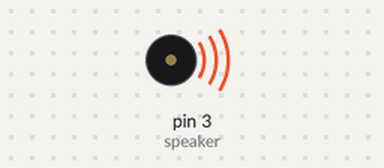
Recording of a sketch running on a simulated Arduino Uno, built with avr-gcc and run on an emulated ATmega328P. Parts: buzzer (waves = sounding).

Above: at 0.1 s.
At 24.1 s:
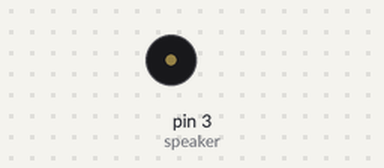
Timing chart, 0 to 25.6 s (numbered marks = the images above):
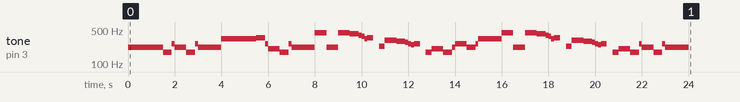

The sketch:

marcha_imperial.ino
```cpp
#define SILENCE  0

//NOTAS
#define NOTE_B0  31
#define NOTE_C1  33
#define NOTE_CS1 35
#define NOTE_D1  37
#define NOTE_DS1 39
#define NOTE_E1  41
#define NOTE_F1  44
#define NOTE_FS1 46
#define NOTE_G1  49
#define NOTE_GS1 52
#define NOTE_A1  55
#define NOTE_AS1 58
#define NOTE_B1  62
#define NOTE_C2  65
#define NOTE_CS2 69
#define NOTE_D2  73
#define NOTE_DS2 78
#define NOTE_E2  82
#define NOTE_F2  87
#define NOTE_FS2 93
#define NOTE_G2  98
#define NOTE_GS2 104
#define NOTE_A2  110
#define NOTE_AS2 117
#define NOTE_B2  123
#define NOTE_C3  131
#define NOTE_CS3 139
#define NOTE_D3  147
#define NOTE_DS3 156
#define NOTE_E3  165
#define NOTE_F3  175
#define NOTE_FS3 185
#define NOTE_G3  196
#define NOTE_GS3 208
#define NOTE_A3  220
#define NOTE_AS3 233
#define NOTE_B3  247
#define NOTE_C4  262
#define NOTE_CS4 277
#define NOTE_D4  294
#define NOTE_DS4 311
#define NOTE_E4  330
#define NOTE_F4  349
#define NOTE_FS4 370
#define NOTE_G4  392
#define NOTE_GS4 415
#define NOTE_A4  440
#define NOTE_AS4 466
#define NOTE_B4  494
#define NOTE_C5  523
#define NOTE_CS5 554
#define NOTE_D5  587
#define NOTE_DS5 622
#define NOTE_E5  659
#define NOTE_F5  698
#define NOTE_FS5 740
#define NOTE_G5  784
#define NOTE_GS5 831
#define NOTE_A5  880
#define NOTE_AS5 932
#define NOTE_B5  988
#define NOTE_C6  1047
#define NOTE_CS6 1109
#define NOTE_D6  1175
#define NOTE_DS6 1245
#define NOTE_E6  1319
#define NOTE_F6  1397
#define NOTE_FS6 1480
#define NOTE_G6  1568
#define NOTE_GS6 1661
#define NOTE_A6  1760
#define NOTE_AS6 1865
#define NOTE_B6  1976
#define NOTE_C7  2093
#define NOTE_CS7 2217
#define NOTE_D7  2349
#define NOTE_DS7 2489
#define NOTE_E7  2637
#define NOTE_F7  2794
#define NOTE_FS7 2960
#define NOTE_G7  3136
#define NOTE_GS7 3322
#define NOTE_A7  3520
#define NOTE_AS7 3729
#define NOTE_B7  3951
#define NOTE_C8  4186
#define NOTE_CS8 4435
#define NOTE_D8  4699
#define NOTE_DS8 4978

int speaker = 3;
int numNotas = 0;


void setup() {
  int imperialMarch[] = {NOTE_A3, NOTE_A3, NOTE_A3, NOTE_F3, NOTE_C4, NOTE_A3, NOTE_F3, NOTE_C4, NOTE_A3, NOTE_E4,
  NOTE_E4, NOTE_E4, NOTE_F4, NOTE_C4, NOTE_GS3, NOTE_F3, NOTE_C4, NOTE_A3, NOTE_A4, NOTE_A3, NOTE_A3, NOTE_A4, NOTE_GS4,
  NOTE_G4, NOTE_FS4, NOTE_E4, NOTE_F4, SILENCE, NOTE_AS3, NOTE_DS4, NOTE_D4, NOTE_CS4, NOTE_C4, NOTE_B3, NOTE_C4, SILENCE,
  NOTE_F3, NOTE_GS3, NOTE_F3, NOTE_A3, NOTE_C4, NOTE_A3, NOTE_C4, NOTE_E4, NOTE_A4, NOTE_A3, NOTE_A3, NOTE_A4, NOTE_GS4,
  NOTE_G4, NOTE_FS4, NOTE_E4, NOTE_F4, SILENCE, NOTE_AS3, NOTE_DS4, NOTE_D4, NOTE_CS4, NOTE_C4, NOTE_B3, NOTE_C4, SILENCE,
  NOTE_F3, NOTE_GS3, NOTE_F3, NOTE_C4, NOTE_A3, NOTE_F3, NOTE_C4, NOTE_A3};

  int duracao[] = {500, 500, 500, 375, 125, 500, 375, 125, 1000, 500, 500, 500, 375, 125, 500, 375, 125, 1000, 500, 375,
  125, 500, 375, 125, 125, 125, 250, 250, 250, 500, 375, 125, 125, 125, 250, 250, 250, 500, 375, 125, 500, 375, 125, 1000,
  500, 375, 125, 500, 375, 125, 125, 125, 250, 250, 250, 500, 375, 125, 125, 125, 250, 250, 250, 500, 375, 125, 500, 375, 125, 1000};

  numNotas = sizeof(imperialMarch)/sizeof(int);

  for(int nota = 0; nota < numNotas; nota++){
    if(imperialMarch[nota] == SILENCE){
      delay(duracao[nota]);
    }
    else{
      tone(speaker, imperialMarch[nota]);
      delay(duracao[nota]);
      noTone(speaker);
    }
  }
}

void loop() {

}
```
